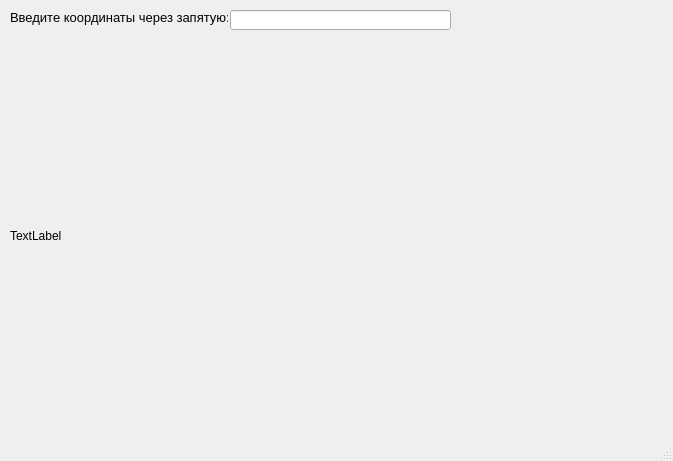
<?xml version="1.0" encoding="UTF-8"?>
<ui version="4.0">
 <class>Triple</class>
 <widget class="QMainWindow" name="Triple">
  <property name="geometry">
   <rect>
    <x>0</x>
    <y>0</y>
    <width>673</width>
    <height>461</height>
   </rect>
  </property>
  <property name="windowTitle">
   <string>Triple</string>
  </property>
  <widget class="QWidget" name="centralwidget">
   <widget class="QLabel" name="text">
    <property name="geometry">
     <rect>
      <x>10</x>
      <y>10</y>
      <width>218</width>
      <height>16</height>
     </rect>
    </property>
    <property name="text">
     <string>&lt;html&gt;&lt;head/&gt;&lt;body&gt;&lt;p&gt;&lt;span style=&quot; font-size:10pt;&quot;&gt;Введите координаты через запятую:&lt;/span&gt;&lt;/p&gt;&lt;/body&gt;&lt;/html&gt;</string>
    </property>
   </widget>
   <widget class="QLineEdit" name="coords">
    <property name="geometry">
     <rect>
      <x>230</x>
      <y>10</y>
      <width>221</width>
      <height>20</height>
     </rect>
    </property>
   </widget>
   <widget class="QLabel" name="picture">
    <property name="geometry">
     <rect>
      <x>10</x>
      <y>50</y>
      <width>451</width>
      <height>371</height>
     </rect>
    </property>
    <property name="text">
     <string>TextLabel</string>
    </property>
    <property name="indent">
     <number>-6</number>
    </property>
   </widget>
  </widget>
  <widget class="QMenuBar" name="menubar">
   <property name="geometry">
    <rect>
     <x>0</x>
     <y>0</y>
     <width>673</width>
     <height>21</height>
    </rect>
   </property>
  </widget>
  <widget class="QStatusBar" name="statusbar"/>
 </widget>
 <resources/>
 <connections/>
</ui>
